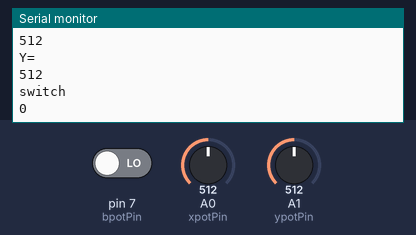
This sketch was run on a simulated Arduino Uno, built with avr-gcc and run on an emulated ATmega328P. Shown: the last lines printed to the serial monitor. The inputs (shaded band) are chosen by the test bench; at power-on: A0 (xpotPin) = 512, A1 (ypotPin) = 512, pin 7 (bpotPin) LOW.

Above: at 1.3 s.
1.4 s: A0 (xpotPin) set to 716
2.9 s: A1 (ypotPin) set to 306
At 3.31 s:
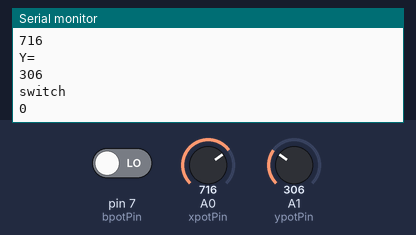
4.4 s: pin 7 (bpotPin) driven HIGH
At 4.81 s:
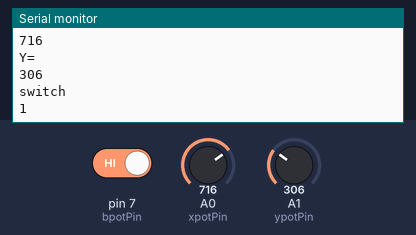
5.9 s: A0 (xpotPin) set to 900
7.4 s: A1 (ypotPin) set to 122
At 7.82 s:
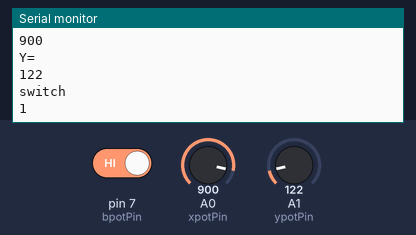
Timing chart, 0 to 9.9 s (numbered marks = the images above; inputs shaded):
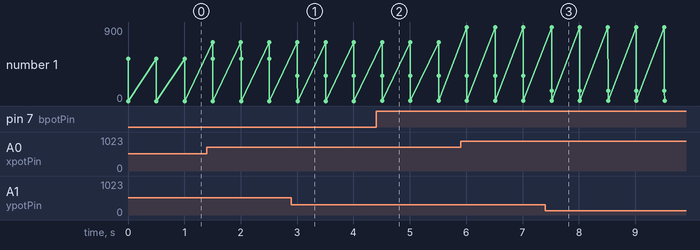

The sketch:

Joystick_test_experiment.ino
```cpp
/*
 * Author: SMRAZA KEEN
 * Date:2016/6/29
 * IDE V1.6.9
 * Email:TechnicSmraza@outlook.com
 * Function:
 */
int xpotPin = A0;
int ypotPin = A1;
int bpotPin = 7;
int xval=0;       //Initialize a variable
int yval=0;
int bval=0;
void setup()
{
  pinMode(xpotPin,INPUT);
  pinMode(ypotPin,INPUT);
  pinMode(bpotPin,INPUT);
  Serial.begin(115200); // Inicializamos el puerto serie a una velocidad de 115200 baudios.
}
void loop()
{
  xval = analogRead(xpotPin);   //Read Values from the xpotPin
  yval = analogRead(ypotPin);
  bval = digitalRead(bpotPin);


  Serial.println("X=");            //Display "X="
  Serial.println(xval);
  Serial.println("Y=");
  Serial.println(yval);
  Serial.println("switch");
  Serial.println(bval);
  delay(500); //After 150ms the screen will be refreshed
}
```

Measured:
- after the input at 2.9 s, the serial monitor: prints a new line after 0.11 s (image 1)
- after the input at 4.4 s, the serial monitor: prints a new line after 0.11 s (image 2)
- after the input at 7.4 s, the serial monitor: prints a new line after 0.11 s (image 3)
- plotted number 1: 0 → 1 after the input at 4.4 s
